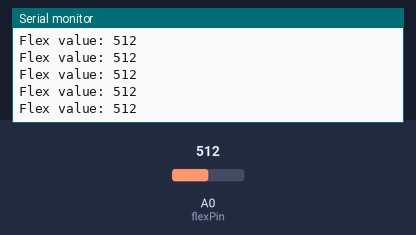
This sketch was run on a simulated Arduino Uno, built with avr-gcc and run on an emulated ATmega328P. Parts: the last lines printed to the serial monitor. The inputs (shaded band) are chosen by the test bench; at power-on: A0 (flexPin) = 512.

Above: at 1.2 s.
1.3 s: A0 (flexPin) set to 716
At 1.31 s:
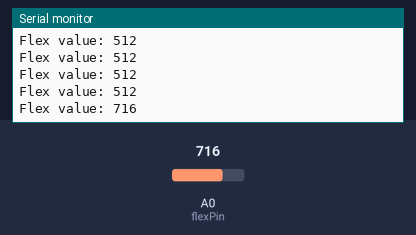
2.8 s: A0 (flexPin) set to 900
At 2.82 s:
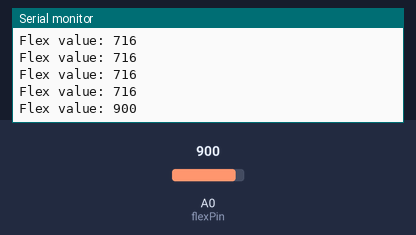
Timing chart, 0 to 5.8 s (numbered marks = the images above; inputs shaded):
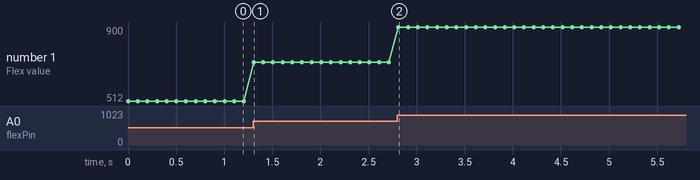

Measured:
- after the input at 1.3 s, the serial monitor: prints a new line at once (image 1)
- after the input at 2.8 s, the serial monitor: prints a new line at once (image 2)
- plotted number 1: 512 → 716 after the input at 1.3 s, 716 → 900 after the input at 2.8 s

The sketch:

Spectra-0062255.ino
```cpp
// Flex Sensor - SpectraSymbol 0006 22 55

const int flexPin = A0;

void setup() {
  Serial.begin(9600);
}

void loop() {
  int flexValue = analogRead(flexPin);

  Serial.print("Flex value: ");
  Serial.println(flexValue);

  delay(100); // small delay for readability
}
```
